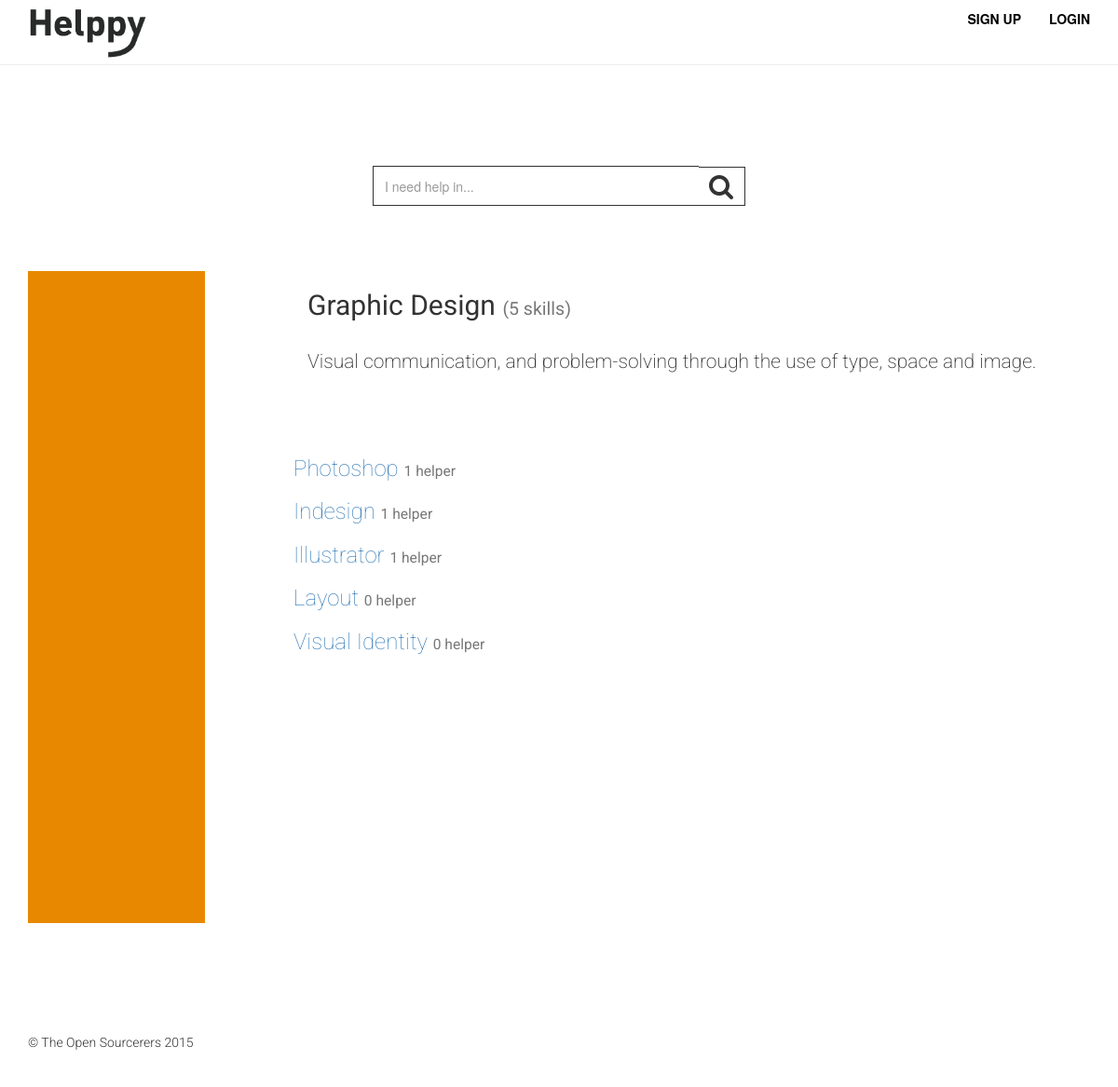
/category.php?categoryID=3, run on the app's committed database.
### tables this page shows
CREATE TABLE `categories` (
  `categoryID` int(11) NOT NULL AUTO_INCREMENT,
  `machine_name` varchar(45) DEFAULT NULL,
  `name` varchar(45) DEFAULT NULL,
  `description` varchar(200) DEFAULT NULL,
  `color` varchar(45) NOT NULL DEFAULT 'default',
  PRIMARY KEY (`categoryID`)
);

CREATE TABLE `skills` (
  `skillID` int(11) NOT NULL AUTO_INCREMENT,
  `machine_name` varchar(45) DEFAULT NULL,
  `name` varchar(45) DEFAULT NULL,
  `description` varchar(200) DEFAULT NULL,
  `disabled` tinyint(1) DEFAULT NULL,
  PRIMARY KEY (`skillID`)
);

### category.php (the view, shortened to what this page needs)
<?php
require 'php/db.php';
$categoryID = $_GET['categoryID'] ? $_GET['categoryID'] : $_POST['categoryID'];
$category = [];
$query = <<<EOF
SELECT
    count(skills.skillID) AS `skillIs_count`,
    categories.categoryID AS `categoryID`,
    categories.name AS `category_name`,
    categories.color AS `category_color`,
    categories.description AS `category_description`
FROM
    skills
        INNER JOIN
    skill_categories USING (skillID)
        INNER JOIN
    categories USING (categoryID)
WHERE
    categories.categoryID = $categoryID
GROUP BY categories.categoryID;
EOF;
if ($result = $db->query($query)) {
	if ($row = $result->fetch_assoc()) {
		$row['machine_name'] = strtolower(preg_replace('/[^A-Za-z0-9-]+/', '-', $row['category_name']));
		$category = $row;
	}
} else {
	echo 'Unable to connect to the database';
}
$skills = [];
$query = <<<EOF
SELECT
    skills.skillID AS `skillID`,
    categories.categoryID AS `categoryID`,
    skills.name AS `skill_name`,
    skills.description AS `skill_description`,
    COUNT(userID) AS `count_users`
FROM
    skills
        INNER JOIN
    skill_categories USING (skillID)
        INNER JOIN
    categories USING (categoryID)
        LEFT JOIN
    user_skills USING (skillID)
WHERE
    categories.categoryID = $categoryID
GROUP BY skills.skillID;
EOF;
if ($result = $db->query($query)) {
	while ($row = $result->fetch_assoc()) {
		$row['machine_name'] = strtolower(preg_replace('/[^A-Za-z0-9-]+/', '-', $row['skill_name']));
		array_push($skills, $row);
	}
} else {
	echo 'Unable to connect to the database';
}
?>
		<div id="category" class="jumbotron">
			<div class="container">
				 <div class="search-container">
					<div class="space70">
						<div class="search-box">
							<div class="input-group search-container">
								<input type="text" class="form-control" placeholder="I need help in...">
								<span class="input-group-btn">
									<button class="btn btn-default" type="button"><i class="fa fa-search fa-2x"></i></button>
								</span>
							</div>
						</div>
					</div>
				</div>
				<div class="row">
					<div class="container">
						<div class=" col-xs-12 col-md-2 skill <?php echo $category['category_color'];?>">
						</div>
						<div class="col-xs-12 col-md-1">
						</div>
						<div class="col-xs-12 col-md-9">
							<h2><?php echo $category['category_name'];?>
								<small>(<?php echo $category['skillIs_count'];?> skill<?php if ($category['skillIs_count'] > 1) echo "s";?>)</small><br>
								<br>
								<p><?php echo $category['category_description'];?></p>
							</h2>
							<div class="row">
								<?php foreach ($skills as $key => $skill) { ?>
									<h3><a href="/skill/<?php echo $skill['skillID']; ?>" ><?php echo $skill['skill_name'];?></a>
										<small><?php echo $skill['count_users'];?> helper<?php if ($skill['count_users'] > 1) echo s;?></small>
									</h3>
								<? } ?>
							</div>
						</div>
					</div>
				</div>
			</div>
		</div>

### css/layout.css (style rules this page uses)
.jumbotron { background-color:white; margin-top:60px; }
.search-container { width: 300px; margin-left:auto; margin-right: auto; }
.form-control { height: 43px; }
.space70 { margin-top: 70px; }
#footer { margin-top: 70px; margin-bottom:70px; }
.orange { background-color: #E88801; }

### css/home.css (style rules this page uses)
.search-container { width:400px; }
.search-box .form-control { border-color:#333; border-radius:0px; border-width:0,25px; border-right:0px; }
.search-box .btn-default { border-color:#333; border-radius:0px; border-width:0,25px; border-left:0px; }

### css/header.css (style rules this page uses)
#mainNavbar { border-bottom: 1px solid #eee; }
.navbar-brand img { max-height: 57px; margin-top: -7px; }
.navbar-default { height:70px; background-color: #fff; border-color: transparent; }
.navbar-nav.navbar-right > li > a { text-transform: uppercase; font-weight: bold; color: black; color: black; }
@media (min-width: 768px) { #mainNavbar .navbar-nav>li>a { padding-top: 10px; padding-bottom: 10px; } }

### css/category.css (style rules this page uses)
#category .col-md-2 { height: 700px; }

### data on the page
categories: name "Graphic Design", description "Visual communication, and problem-solving through the use of type, space and image."
skills: name "Photoshop", count_users "1"
skills: name "Indesign", count_users "1"
skills: name "Illustrator", count_users "1"
skills: name "Layout", count_users "0"
skills: name "Visual Identity", count_users "0"

### other printed values
$category['skillIs_count'] "5"
